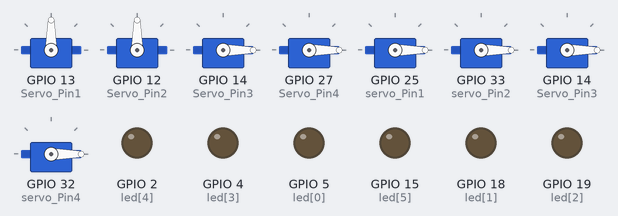
Recording of a sketch running on a simulated ESP32. Shown: 8 × servo, output pins drawn as LEDs (lit = HIGH). What the sketch prints to the serial monitor is not drawn.

Above: at 0.1 s.
At 4.1 s:
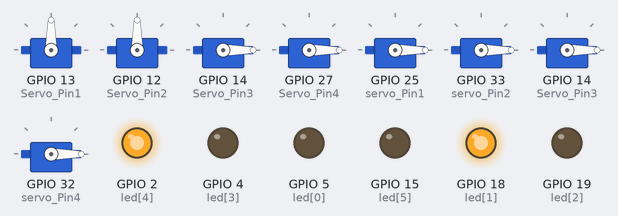
At 9.1 s:
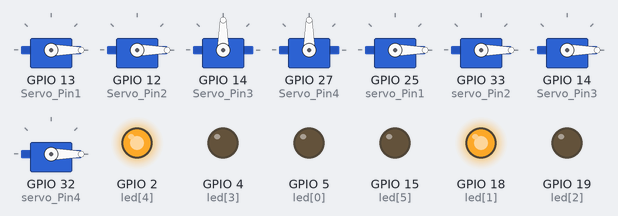
At 20.1 s:
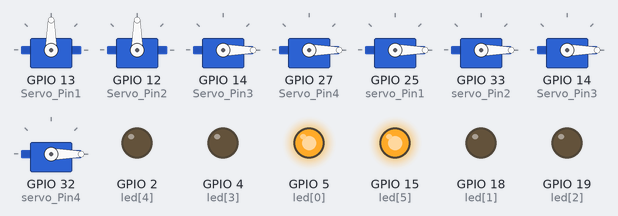
At 35.1 s:
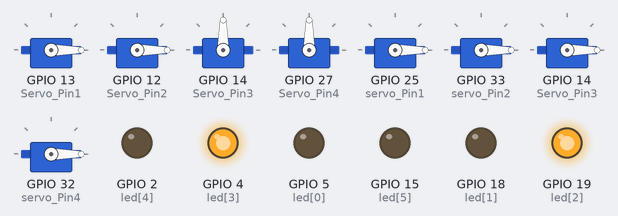
Timing chart, 0 to 40.0 s (numbered marks = the images above):
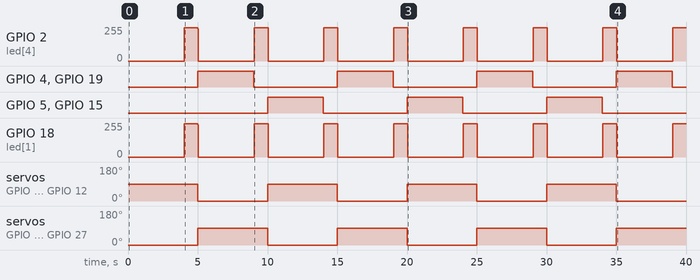

Measured:
- by itself, GPIO 4 (led[3]), GPIO 5 (led[0]), GPIO 15 (led[5]), GPIO 19 (led[2]): alternates HIGH for 4.0 s and LOW for 6.0 s
- by itself, servo on GPIO 13 (Servo_Pin1), servo on GPIO 12 (Servo_Pin2), servo on GPIO 14 (Servo_Pin3), servo on GPIO 27 (Servo_Pin4): alternates 90° for 5.0 s and 0° for 5.0 s

The sketch:

TrafficLightAndSpikesCode.ino
```cpp
#include <esp_now.h>
#include <WiFi.h>
#include <ESP32Servo.h>

typedef struct struct_message {
  uint8_t id;
  bool b;
} struct_message;

bool emergency = 0;

#define l 100
#define Servo_Pin1 13
#define Servo_Pin2 12
#define Servo_Pin3 14
#define Servo_Pin4 27
#define servo_Pin1 25
#define servo_Pin2 33
#define servo_Pin3 14
#define servo_Pin4 32
struct_message myDatar;
Servo Servo1, Servo2, Servo3, Servo4, servo1, servo2, servo3, servo4;
uint32_t mls, updt, mls2;
int time1 = 5000, time2 = 5000;
int led[6] = { 5, 18, 19, 4, 2, 15 };
int interval1 = time1;
int interval2 = time2;
int curr, f, dsp = 0;
int road;
bool side, srv1, srv2, srv3, srv4 = 0;
String Input = "";
void setup() {
  Serial.begin(115200);
  WiFi.mode(WIFI_STA);
  if (esp_now_init() != ESP_OK) {
    ESP.restart();
  }
  esp_now_register_recv_cb(OnDataRecv);
  for (byte i = 0; i < 6; i++) pinMode(led[i], OUTPUT);
  Servo1.attach(Servo_Pin1);
  Servo2.attach(Servo_Pin2);
  Servo3.attach(Servo_Pin3);
  Servo4.attach(Servo_Pin4);
  servo1.attach(servo_Pin1);
  servo2.attach(servo_Pin2);
  servo3.attach(servo_Pin3);
  servo4.attach(servo_Pin4);
  Servo1.write(90);
  Servo2.write(90);
  Servo3.write(0);
  Servo4.write(0);
  mls = millis();
  (!side) ? curr = interval1 + mls - millis() : curr = interval2 + mls - millis();
}

void loop() {
  if (Serial.available()) {
    String line = Serial.readStringUntil('\n');
    int values[5];
    int index = 0;
    char *ptr = strtok((char*)line.c_str(), ",");
    while (ptr != NULL && index < 5) {
      values[index++] = atoi(ptr);
      ptr = strtok(NULL, ",");
    }
    if (index == 5) {
      dsp = values[0];
      srv1 = values[1];
      srv2 = values[2];
      srv3 = values[3];
      srv4 = values[4];
    }
  }

  (!side) ? curr = interval1 + mls - millis() : curr = interval2 + mls - millis();

  servo1.write(90*(!srv1 == 0));
  servo2.write(90*(!srv2 == 0));
  servo3.write(90*(!srv3 == 0));
  servo4.write(90*(!srv4 == 0));

  if (curr <= 0) {
    side = !side;
    Servo1.write(90 * (side == 0));
    Servo2.write(90 * (side == 0));
    Servo3.write(90 * (side == 1));
    Servo4.write(90 * (side == 1));
    digitalWrite(led[0], (side == 0));
    digitalWrite(led[5], (side == 0));
    digitalWrite(led[2], (side == 1));
    digitalWrite(led[3], (side == 1));
    digitalWrite(led[1], 0);
    digitalWrite(led[4], 0);
    signal_update();
    road = (!side) ? 1 : 2;
    mls = millis();
  }

  else if (curr < 1000) {
    for (byte i = 0; i < 6; i++) digitalWrite(led[i], 0);
    digitalWrite(led[1], 1);
    digitalWrite(led[4], 1);
  }

  if (millis() - updt >= 10) {
    Serial.print(emergency);
    Serial.print(",");
    Serial.print(side);
    Serial.print(",");
    Serial.print(curr);
    Serial.print(",");
    Serial.println(road);
    updt = millis();
  }
}

void OnDataRecv(const uint8_t *mac, const uint8_t *incomingData, int len) {
  memcpy(&myDatar, incomingData, sizeof(myDatar));
  if (myDatar.id >= 90 && myDatar.id <= 99) emergency = myDatar.b;
}

void signal_update() {
  interval1 = time1 - (l * f);
  interval2 = time2 + (l * f);
  interval1 = constrain(interval1, 3000, 15000);
  interval2 = constrain(interval2, 3000, 15000);
}
```
